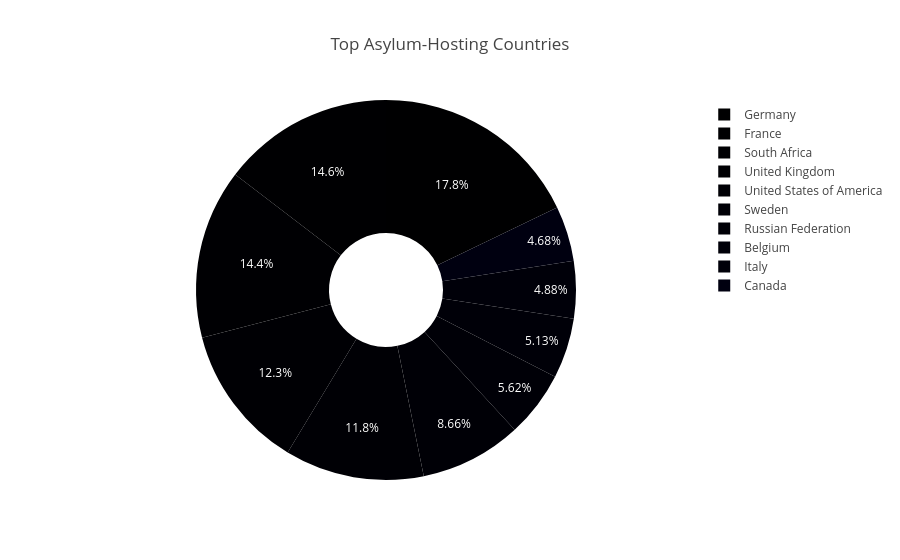

The code cell stored with this chart in its notebook:
### Code cell
px.pie(data_frame= highest_asylum_Hosting, names= 'Country / territory of asylum/residence', 
       values= 'Applied during year',
       title= 'Top Asylum-Hosting Countries',
       hole= 0.3)

### Figure 1 — Plotly figure (JSON) as saved in the notebook; plotly's stock layout.template omitted (floating-point values rounded to 4 significant figures)
{"data": [{"domain": {"x": [0, 1], "y": [0, 1]}, "hole": 0.3, "hovertemplate": "Country / territory of asylum/residence=%{label}<br>Applied during year=%{value}<extra></extra>", "labels": ["Germany", "France", "South Africa", "United Kingdom", "United States of America", "Sweden", "Russian Federation", "Belgium", "Italy", "Canada"], "legendgroup": "", "name": "", "showlegend": true, "type": "pie", "values": [1552000.0, 1269000.0, 1257000.0, 1070000.0, 1030000.0, 753000.0, 488700.0, 446000.0, 424500.0, 407500.0]}], "layout": {"legend": {"tracegroupgap": 0}, "title": {"text": "Top Asylum-Hosting Countries"}}}
